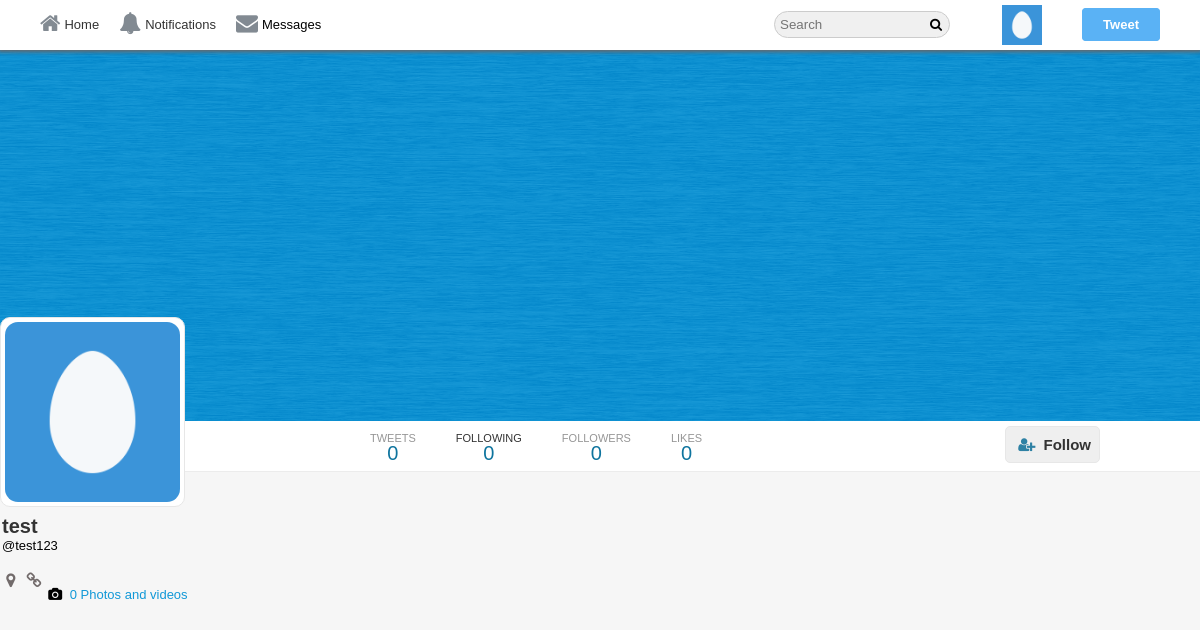
Screenshot of /test123/followers (signed in) with the database file from the repository.
### tables this page shows
CREATE TABLE `users` (
  `user_id` int(11) NOT NULL,
  `username` varchar(140) DEFAULT NULL,
  `email` varchar(40) NOT NULL,
  `password` varchar(255) NOT NULL,
  `screenName` varchar(40) DEFAULT NULL,
  `profileImage` varchar(255) NOT NULL,
  `profileCover` varchar(255) NOT NULL,
  `following` int(11) DEFAULT 0,
  `followers` int(11) DEFAULT 0,
  `bio` varchar(140) DEFAULT NULL,
  `country` varchar(80) DEFAULT NULL,
  `website` varchar(255) DEFAULT NULL
);

### core/init.php (called while the page is built, shortened)
<?php
	include 'database/connection.php';
	include 'classes/user.php';
	include 'classes/tweet.php';
	include 'classes/follow.php';
  	global $pdo;
  	$getFromU = new User($pdo);
    $getFromF = new Follow($pdo);
 ?>

### core/classes/user.php (called while the page is built, shortened)
	<?php
class User{
	protected $pdo;
 	public function __construct($pdo){
	    $this->pdo = $pdo;
	}
	public function checkInput($data){
		$data = htmlspecialchars($data);
		$data = trim($data);
		$data = stripcslashes($data);
		return $data;
	}
	public function userData($user_id){
		$stmt = $this->pdo->prepare('SELECT * FROM `users` WHERE `user_id` = :user_id');
		$stmt->bindParam(':user_id', $user_id, PDO::PARAM_INT);
		$stmt->execute();
		return $stmt->fetch(PDO::FETCH_OBJ);
	}
	public function loggedIn(){
		return (isset($_SESSION['user_id'])) ? true : false;
	}
	public function userIdbyUsername($username){
		$stmt = $this->pdo->prepare("SELECT `user_id` FROM `users` WHERE (`username`  = :username)");
		$stmt->bindParam("username", $username, PDO::PARAM_STR);
		$stmt->execute();
	    $user = $stmt->fetch(PDO::FETCH_OBJ);
	    return $user->user_id;
	}
}
?>

### followers.php (the view, shortened to what this page needs)
<?php
 	if(isset($_GET['username']) === true && empty($_GET['username']) === false){
		include 'core/init.php';
		$username    = $getFromU->checkInput($_GET['username']);
		$profileId   = $getFromU->userIdByUsername($username);
		$profileData = $getFromU->userData($profileId);
		$user_id 	 = $_SESSION['user_id'];
		$user 		 = $getFromU->userData($user_id);
	}else{
		header('Location:'.BASE_URL.'index.php');
	}
?>
<!doctype html>
<html>
	<head>
		<link rel="stylesheet" href="https://cdnjs.cloudflare.com/ajax/libs/font-awesome/4.6.3/css/font-awesome.css"/>
		<link rel="stylesheet" href="<?php echo BASE_URL;?>assets/css/style-complete.css"/>
   </head>
<body>
<div class="wrapper">
<div class="header-wrapper">
	<div class="nav-container">
    	<div class="nav">
		<div class="nav-left">
			<ul>
				<li><a href="<?php echo BASE_URL;?>"><i class="fa fa-home" aria-hidden="true"></i>Home</a></li>
				<?php if($getFromU->loggedIn()=== true){?>
					<li><a href="<?php echo BASE_URL;?>i/notifications"><i class="fa fa-bell" aria-hidden="true"></i>Notifications</a></li>
					<li id="messagePopup"><i class="fa fa-envelope" aria-hidden="true"></i>Messages<span id="messages"><?php if(@$notify->totalM > 0){echo '<span class="span-i">'.$notify->totalM.'</span>';}?></span></li>
				<?php }?>
			</ul>
		</div>
		<div class="nav-right">
			<ul>
				<li><input type="text" placeholder="Search" class="search"/><i class="fa fa-search" aria-hidden="true"></i>
				</li>
			<?php if($getFromU->loggedIn() === true){?>
				<li class="hover"><label class="drop-label" for="drop-wrap1"><img src="<?php echo BASE_URL.$user->profileImage;?>"/></label>
				</li>
				<li><label class="addTweetBtn" for="pop-up-tweet">Tweet</label></li>
				<?php } else{
							echo '<li><a href="'.BASE_URL.'/index.php">Have an account? Log in!</a></li>';
						}
				?>
			</ul>
		</div>
	</div>
	</div>
 </div>
<div class="profile-cover-wrap">
<div class="profile-cover-inner">
	<div class="profile-cover-img">
		<img src="<?php echo BASE_URL.$profileData->profileCover;?>"/>
	</div>
</div>
<div class="profile-nav">
 <div class="profile-navigation">
	<ul>
		<li>
		<div class="n-head">
			TWEETS
		</div>
		<div class="n-bottom">
		</div>
		</li>
		<li>
			<a href="<?php echo BASE_URL.$profileData->username;?>/following">
				<div class="n-head">
					<a href="<?php echo BASE_URL.$profileData->username;?>/following">FOLLOWING</a>
				</div>
				<div class="n-bottom">
					<span class="count-following"><?php echo $profileData->following;?></span>
				</div>
			</a>
		</li>
		<li>
		 <a href="<?php echo BASE_URL.$profileData->username;?>/followers">
				<div class="n-head">
					FOLLOWERS
				</div>
				<div class="n-bottom">
					<span class="count-followers"><?php echo $profileData->followers;?></span>
				</div>
			</a>
		</li>
		<li>
			<a href="#">
				<div class="n-head">
					LIKES
				</div>
				<div class="n-bottom">
				</div>
			</a>
		</li>
	</ul>
	<div class="edit-button">
		<span>
			<?php echo $getFromF->followBtn($profileId, $user_id, $profileData->user_id);?>
 		</span>
	</div>
    </div>
</div>
</div>
<div class="in-wrapper">
 <div class="in-full-wrap">
   <div class="in-left">
     <div class="in-left-wrap">
	<div class="profile-info-wrap">
	 <div class="profile-info-inner">
		<div class="profile-img">
			<img src="<?php echo BASE_URL.$profileData->profileImage;?>"/>
		</div>
		<div class="profile-name-wrap">
			<div class="profile-name">
				<a href="<?php echo BASE_URL.$profileData->username;?>"><?php echo $profileData->screenName;?></a>
			</div>
			<div class="profile-tname">
				@<span class="username"><?php echo $profileData->username;?></span>
			</div>
		</div>
<div class="profile-extra-info">
	<div class="profile-extra-inner">
		<ul>
			<li>
				<div class="profile-ex-location-i">
					<i class="fa fa-map-marker" aria-hidden="true"></i>
				</div>
			</li>
			<li>
				<div class="profile-ex-location-i">
					<i class="fa fa-link" aria-hidden="true"></i>
				</div>
			</li>
		</ul>
	</div>
</div>
<div class="profile-extra-footer">
	<div class="profile-extra-footer-head">
		<div class="profile-extra-info">
			<ul>
				<li>
					<div class="profile-ex-location-i">
						<i class="fa fa-camera" aria-hidden="true"></i>
					</div>
					<div class="profile-ex-location">
						<a href="#">0 Photos and videos </a>
					</div>
				</li>
			</ul>
		</div>
	</div>
</div>
	 </div>
	</div>
	</div>
  </div>
	</div>
</div>
</div>
</body>
</html>

### assets/css/style-complete.css (style rules this page uses)
* { margin: 0px auto; padding: 0px; font-family: Helvetica; }
body { font-family: Helvetica; font-size: 13px; background: #f6f6f6; }
ul { list-style:none; }
.wrapper { width:100%; }
.header-wrapper { width:100%; background:white; position: fixed; top:0; z-index: 10000; }
.nav-container { width:95%; margin:0px auto; }
.nav { width:100%; height:50px; }
.nav ul li { line-height: 50px; float:left; margin-right: 0px; padding: 0px 10px; cursor:pointer; transition: all 200ms ease-in-out; }
.nav ul li a { color:#333; text-decoration:none; }
.nav-left { width:50%; float:left; }
.nav-right { width:50%; float:right; }
.nav-right ul { float:right; }
.nav .nav-left ul li i { margin-right: 4px; color: #828a92; font-size: 22px; position: relative; top: 2px; }
.drop-label { background: none !important; border: none !important; }
.nav-right { height: 50px; }
.nav .nav-right ul li img { width: 40px; margin-top: 5px; height:40px; }
.nav .nav-right ul li input[type="text"] { padding: 5px 20px 5px 5px; border: 1px solid #ccc; background: #f0f0f0; border-radius: 15px; }
.nav .nav-right ul li label { background: #5ab2f5; border: 1px solid #5ab2f5; padding: 8px 20px; border-radius: 4px; color: #fff; font-weight: 600; -webkit-user-select: none; -moz-user-select:none; user-select: none; cursor:pointer; }
.nav .nav-right ul li .fa { left: -20px; position: relative; }
.in-wrapper { width: 100%; padding: 5px 0px; }
.in-full-wrap { width:1200px; }
.in-left { width:25%; min-height: 1000px; float: left; margin-right: 12px; }
.in-left-wrap { width:100%; }
label { cursor: pointer; }
.profile-cover-wrap { width:100%; height: auto; position: relative; background-color: #F0F0F0; }
.profile-cover-img { width: 100%; min-height: 300px; max-height: 421px; overflow: hidden; }
.profile-cover-img img { width:100%; height: 100%; max-height: 421px; }
.profile-img { width: 175px; height: 180px; background: #fff; padding: 4px; border-radius: 10px; border: 1px solid #e7e7e7; margin: 0px; position: relative;s }
.profile-img img { border-radius: 13px; height: 100%; width: 100%; }
.profile-nav { overflow: auto; background: #fff; border-bottom: 1px solid #ececec; }
.profile-navigation { width: 1000px; margin: 0px auto; }
.profile-navigation ul { width:50%; }
.profile-navigation ul li { float: left; margin: 0px 0px 0px 0px; text-align: center; padding: 10px 20px; -webkit-transition:all 300ms ease-in; -moz-transition:all 300ms ease-in; transition:all 300ms ease-in; line-height: 15px; }
.profile-navigation ul li a { text-decoration:none; color:#333; display: block; }
.n-head { font-size: 11px; color: #969696; }
.n-bottom { font-size: 20px; color: #0e749e; }
.profile-info-wrap { position: relative; top: -160px; }
.profile-name-wrap { margin: 8px 2px; }
.profile-name { color: #333; font-size: 20px; font-weight: bold; }
.profile-name a { text-decoration:none; color:#333; }
.profile-extra-info { padding: 5px; margin-top: 5px; }
.profile-extra-inner ul li { margin: 6px 0px; font-size: 16px; color: #726B6B; }
.profile-ex-location-i { float: left; margin-right: 10px; width: 4%; text-align: center; }
.profile-ex-location a { text-decoration: none; color: #1198d7; }
.edit-button { float: right; margin-top: 5px; }
.header-wrapper { box-shadow: 0px 0px 4px 2px #6c6565; }

### rows the page displays
users: profileImage (placeholder picture)
users: profileCover (placeholder picture), following "0", followers "0", profileImage (placeholder picture), screenName "test", username "test123"

### other values shown
$count->totalTweets "0"
$count->totalLikes "0"
